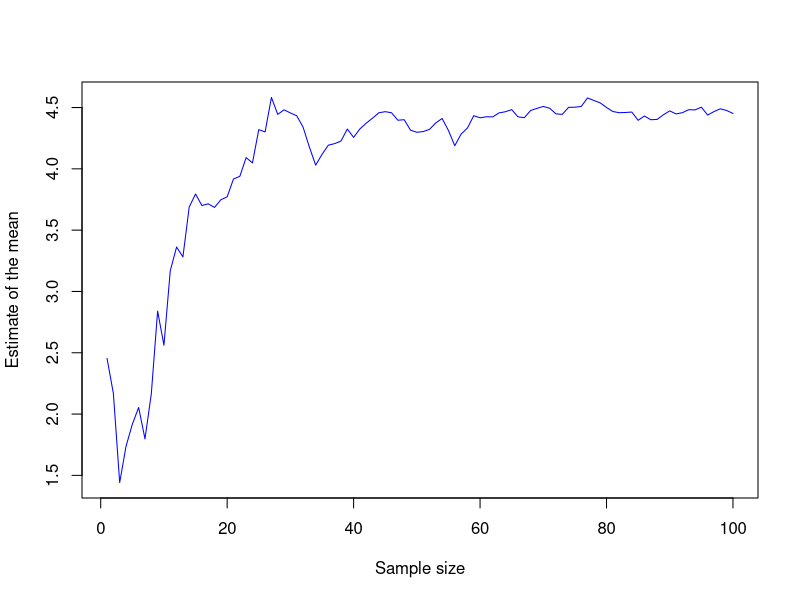
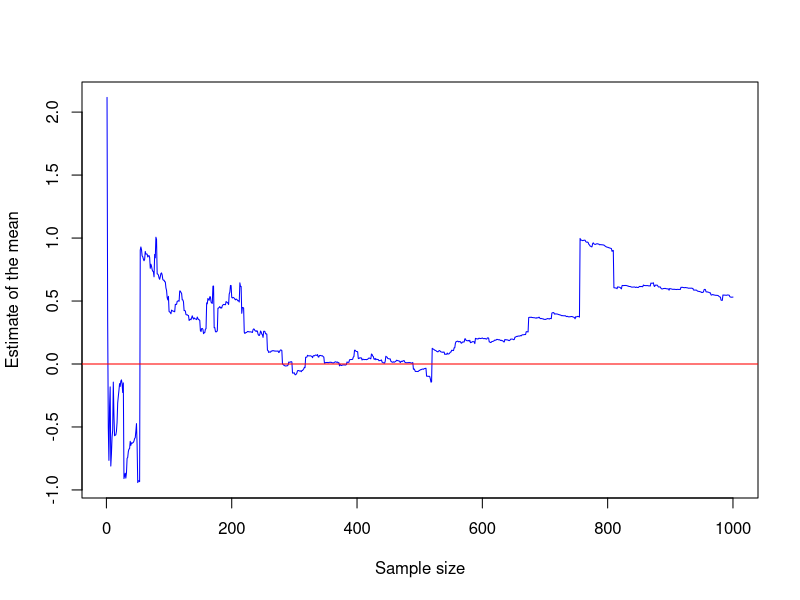
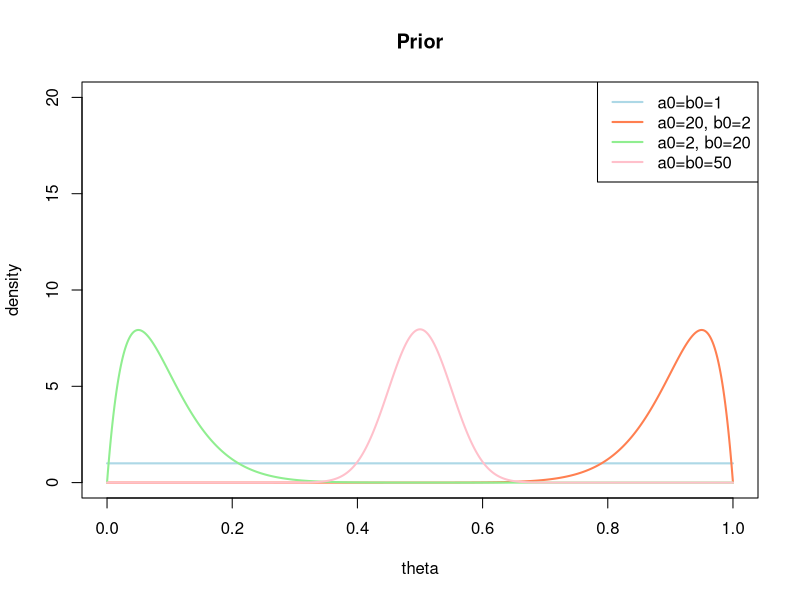
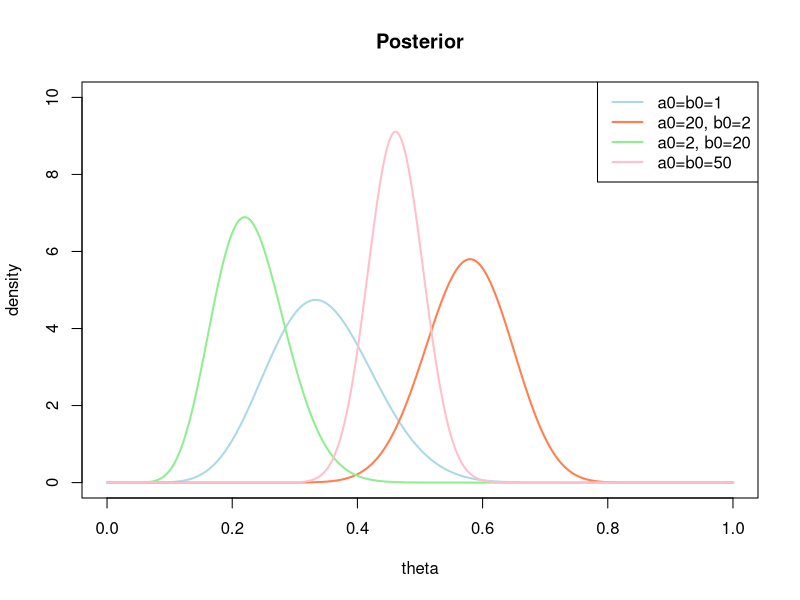
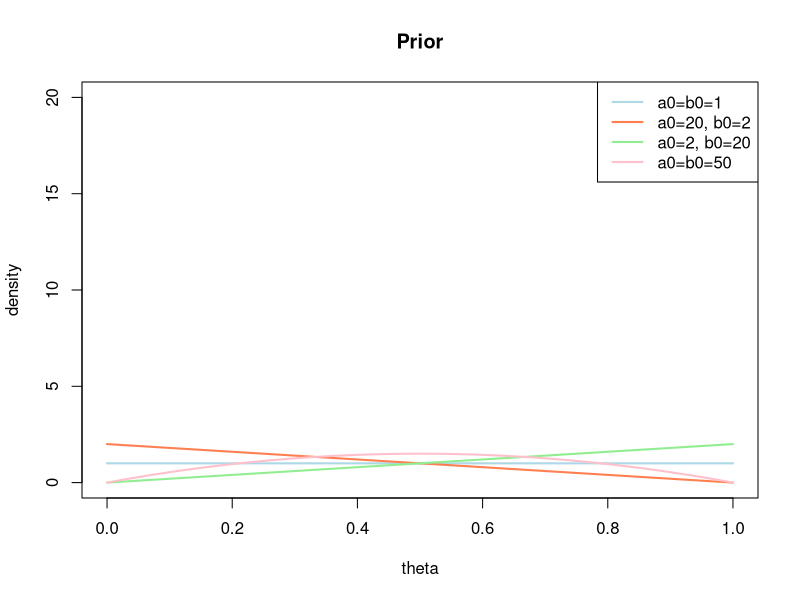
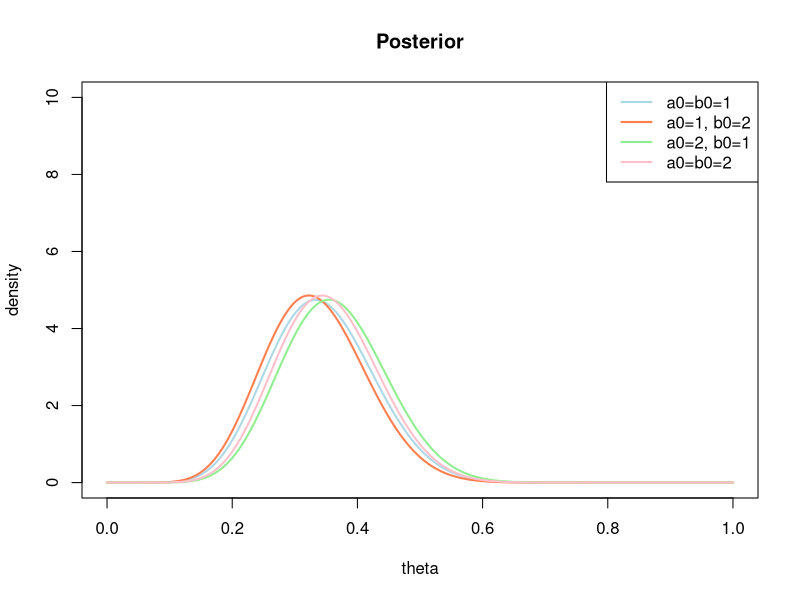
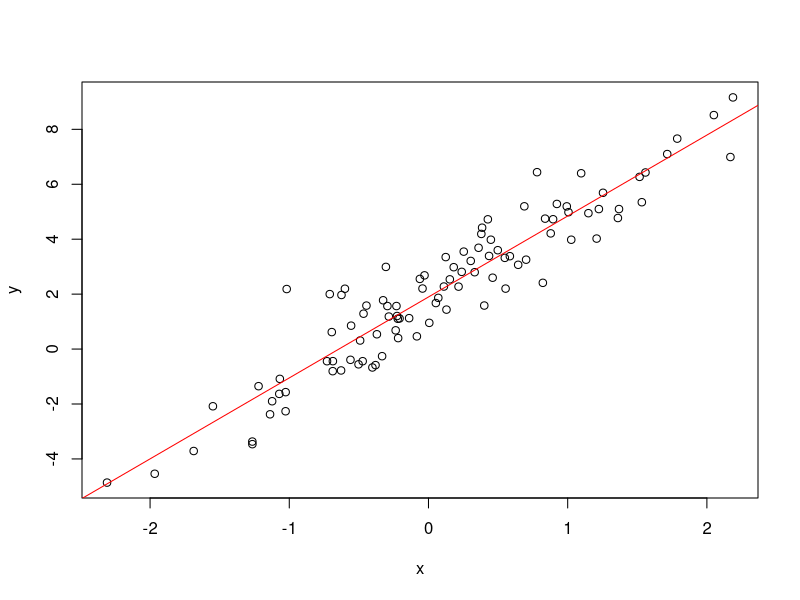
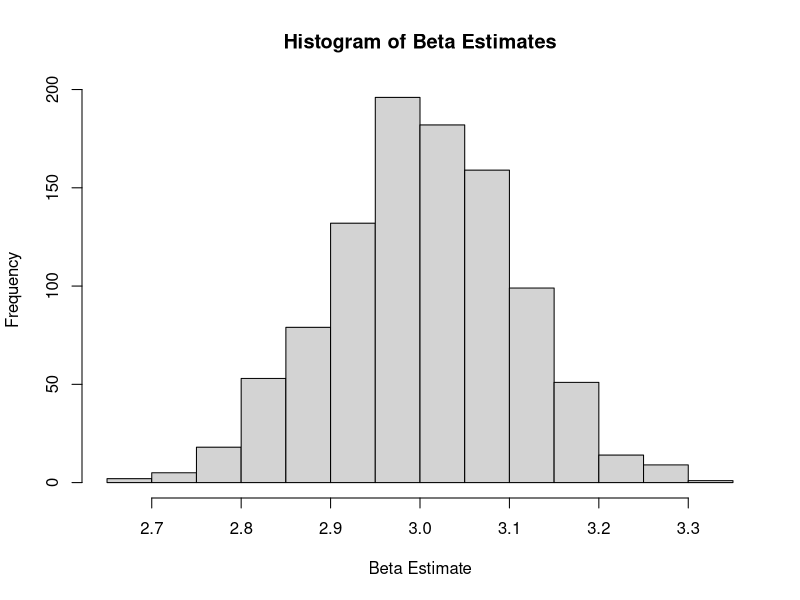

Write R code to recreate these figures, in order.
rm(list = ls())

#question 1

# Define parameters
mu <- 5
sigma <- 3
n <- 100

# Generate data
x <- rnorm(n, mean = mu, sd = sigma)

# Compute estimates of the mean with the first 1, ..., n draws
estimates <- cumsum(x) / seq_along(x)

# Plot estimates
plot(estimates, type = "l", col = "blue", xlab = "Sample size", ylab = "Estimate of the mean")

# Add true mean as a horizontal line
abline(h = mu, col = "red")

# Define parameters

mu <- 0
sigma <- 1
n <- 1000

# Generate two random samples from a standard normal distribution
x <- rnorm(n, mean = mu, sd = sigma)
y <- rnorm(n, mean = mu, sd = sigma)

# Convert the standard normal samples to a Cauchy distribution with scale one
z <- x / y

# Compute estimates of the mean with the first 1, ..., n draws
estimates <- cumsum(z) / seq_along(z)

# Plot estimates
plot(estimates, type = "l", col = "blue", xlab = "Sample size", ylab = "Estimate of the mean")

# Add true mean as a horizontal line
abline(h = mu, col = "red")


#Exercise 2

theta <- seq(0,1,length=1000)
plot(theta, dbeta(theta, 1,1), col="lightblue", lwd=2,
     type="l", ylab="density", xlab="theta", main="Prior", ylim=c(0,20))
lines(theta, dbeta(theta, 20,2), col="coral", lwd=2)
lines(theta, dbeta(theta, 2,20), col="lightgreen", lwd=2)
lines(theta, dbeta(theta, 50,50), col="pink", lwd=2)
legend("topright", c("a0=b0=1", "a0=20, b0=2", "a0=2, b0=20", "a0=b0=50"),
       lwd=c(2,2,2), col=c("lightblue", "coral", "lightgreen", "pink"))


plot(theta, dbeta(theta, 1+10,1+20), type="l", col="lightblue", lwd=2,
     ylab="density", xlab="theta", main="Posterior",ylim=c(0,10))
lines(theta, dbeta(theta, 20+10,2+20), col="coral", lwd=2)
lines(theta, dbeta(theta, 2+10,20+20), col="lightgreen", lwd=2)
lines(theta, dbeta(theta, 50+10,50+20), col="pink", lwd=2)
legend("topright", c("a0=b0=1", "a0=20, b0=2", "a0=2, b0=20", "a0=b0=50"),
       lwd=c(2,2,2), col=c("lightblue", "coral", "lightgreen", "pink"))
theta <- seq(0,1,length=1000)
plot(theta, dbeta(theta, 1,1), col="lightblue", lwd=2,
     type="l", ylab="density", xlab="theta", main="Prior", ylim=c(0,20))
lines(theta, dbeta(theta, 1,2), col="coral", lwd=2)
lines(theta, dbeta(theta, 2,1), col="lightgreen", lwd=2)
lines(theta, dbeta(theta, 2,2), col="pink", lwd=2)
legend("topright", c("a0=b0=1", "a0=20, b0=2", "a0=2, b0=20", "a0=b0=50"),
       lwd=c(2,2,2), col=c("lightblue", "coral", "lightgreen", "pink"))

plot(theta, dbeta(theta, 1+10,1+20), type="l", col="lightblue", lwd=2,
     ylab="density", xlab="theta", main="Posterior",ylim=c(0,10))
lines(theta, dbeta(theta, 1+10,2+20), col="coral", lwd=2)
lines(theta, dbeta(theta, 2+10,1+20), col="lightgreen", lwd=2)
lines(theta, dbeta(theta, 2+10,2+20), col="pink", lwd=2)
legend("topright", c("a0=b0=1", "a0=1, b0=2", "a0=2, b0=1", "a0=b0=2"),
       lwd=c(2,2,2), col=c("lightblue", "coral", "lightgreen", "pink"))



# Question 3

simulate_data <- function(n, k, alpha, beta, sigma) {
  X <- matrix(rnorm(n * k, mean = 0, sd = 1), n, k)
  epsilon <- rnorm(n, mean = 0, sd = sigma)
  y <- alpha + X %*% beta + epsilon
  return(list(X = X, y = y))
}

set.seed(123)

# Creating function
sim_linear_model_1 <- function(n, k, alpha, beta, sigma) {
  X <- matrix(rnorm(n * k, mean = 0, sd = 1), n, k)
  x <- X[,1]
  epsilon <- rnorm(n, mean = 0, sd = sigma)
  y <- alpha + X %*% beta + epsilon
  return(list(x = x, y = y))
  
}

# Create scatterplot with regression line
sim_data_1 <- sim_linear_model_1(n = 100, k = 1, alpha = 2, beta = 3, sigma = 1)
plot(sim_data_1$x, sim_data_1$y, xlab = "x", ylab = "y")
abline(lm(y ~ x, data = sim_data_1), col = "red")

# Define numbers of simulations

n_sims <- 1000

# Create an empty vector to store the estimated slope coefficients
beta_lse <- numeric(n_sims)

# Loop through the simulations
for (i in 1:n_sims) {
  # Simulate the data
  sim_data_1 <- sim_linear_model_1(n = 100, k = 1, alpha = 2, beta = 3, sigma = 1)
  
  # Estimate the slope coefficient using linear regression
  fit <- lm(sim_data_1$y ~ sim_data_1$x)
  beta_lse[i] <- coef(fit)[2]
}

# Creating histogram
hist(beta_lse, main = "Histogram of Beta Estimates", xlab = "Beta Estimate")

library(MASS)  # for the mvrnorm function

# Define function to simulate data
sim_linear_model_prior <- function(n, k, alpha, beta_prior_mean, beta_prior_sd, sigma) {
  X <- matrix(rnorm(n * k, mean = 0, sd = 1), n, k)
  beta <- rnorm(k, mean = beta_prior_mean, sd = beta_prior_sd)
  epsilon <- rnorm(n, mean = 0, sd = sigma)
  y <- alpha + X %*% beta + epsilon
  return(list(X = X, y = y))
}

# Set seed for reproducibility
set.seed(123)

# Set prior parameters mu_0 and sigma_0
mu_0 <- 1
sigma_0 <- 2

# Compute posterior for n = 50, 100, and 200
for (n in c(50, 100, 200)) {
  
  # Simulate data using sim_linear_model_prior()
  k <- 1
  alpha <- 0
  beta_prior_mean <- 0
  beta_prior_sd <- 1
  sigma <- 1
  
  sim_data <- sim_linear_model_prior(n, k, alpha, beta_prior_mean, beta_prior_sd, sigma)
  X <- sim_data$X
  y <- sim_data$y
  
  # Compute posterior parameters
  sigma_n <- solve(sigma_0^(-1) + t(X) %*% X)
  mu_n <- sigma_n %*% (sigma_0^(-1) * mu_0 + t(X) %*% y)
  
  # Plot posterior density
  x_grid <- seq(-5, 5, length.out = 1000)
  post_dens <- dnorm(x_grid, mean = mu_n, sd = sqrt(sigma_n))
  plot(x_grid, post_dens, type = "l", lwd = 2, main = paste0("Posterior Density (n = ", n, ")"))
  
}

#Question 4

n <- 10000
set.seed(202020)
prior1 <- rnorm(n)
prior2 <- rnorm(n,mean=2,sd=1/2)

par(mfrow=c(1,2))
hist(prior1,xlab="First Prior",col="lightblue",main="N(0,1)")
hist(prior2,xlab="Second Prior",col="coral",main="N(2,0.5)")


set.seed(1234)
prior1 <- rgamma(10000,shape=0.5,rate=0.01)
prior2 <- rgamma(10000,shape=0.5,rate=1)
prior3 <- rgamma(10000,shape=0.5,rate=100)

plot(density(prior1),col="lightblue",xlim=c(0,250),lwd=2,main="Prior Density")
lines(density(prior2), col = "coral",lwd=2)
lines(density(prior3), col = "lightgreen",lwd=2)
legend("topright", c("n=0.01", "n=1", "n=100"),
       col =c("lightblue","coral","lightgreen"), lwd=2)



prior_eta <- rgamma(10000,shape=5,rate=5)
#prior_variance <- 1/rgamma(10000,shape=0.5,rate=prior_eta)
prior_variance <- rgamma(10000,shape=0.5,rate=prior_eta)
plot(density(prior_variance),main="Hyperprior from G(5,5)",col="lightblue",lwd=2,xlim=c(0,4))


eta_draws = rgamma(1e4, shape = 0.1, rate = 0.1)
var_draws = 1/rgamma(1e4, shape = 0.5, rate = eta_draws)
var_draws = var_draws[var_draws <= 1e3]
plot(density(var_draws),xlim=c(-1,20))

set.seed(55555555)
prior_eta <- rgamma(10000,shape=5,rate=5)
#prior_variance <- 1/rgamma(10000,shape=0.5,rate=prior_eta)
prior_variance <- rgamma(10000,shape=0.5,rate=prior_eta)
plot(density(prior_variance),main="Hyperprior from G(5,5)",col="lightblue",lwd=2,xlim=c(0,4))



